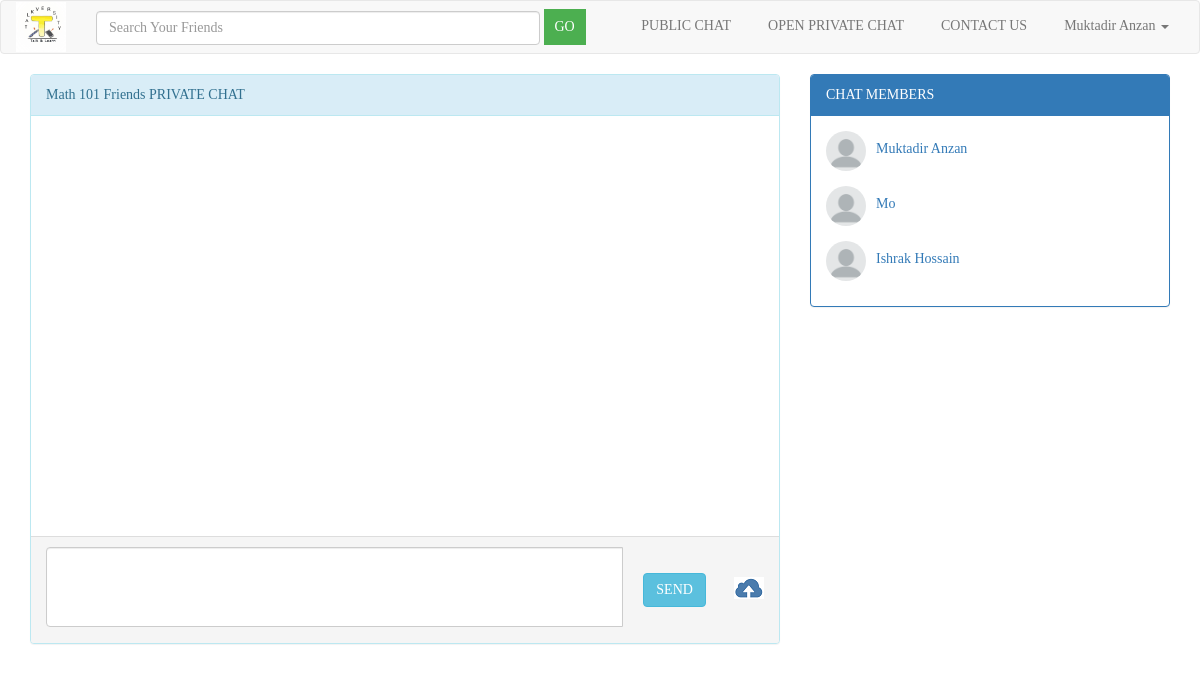
Screenshot of /private_chat.php?id=19 (signed in) with the database file from the repository.
### tables this page shows
CREATE TABLE `private_chat_list` (
  `chat_id` int(11) NOT NULL,
  `chat_name` varchar(1200) NOT NULL,
  `users` varchar(100) NOT NULL
);

CREATE TABLE `tbl_user` (
  `id` int(10) NOT NULL,
  `full_name` varchar(100) NOT NULL,
  `email` varchar(255) NOT NULL,
  `phone` varchar(100) NOT NULL,
  `password` varchar(255) NOT NULL,
  `curriculum` varchar(100) NOT NULL,
  `image` varchar(200) NOT NULL
);

### private_chat.php (the view, shortened to what this page needs)
<?php
include('database_connection.php');
$statement1 = $conn->prepare("SELECT chat_name FROM private_chat_list WHERE chat_id=?");
$statement1->execute(array($_REQUEST['id']));
$result1 = $statement1->fetchAll(PDO::FETCH_ASSOC);
foreach($result1 as $row1){
    $chat_name=$row1['chat_name'];
}
$statement = $conn->prepare("SELECT DISTINCT image,id,full_name FROM (SELECT * FROM private_chat_list JOIN tbl_user ON private_chat_list.users=tbl_user.full_name) as D WHERE D.chat_name=?");
$statement->execute(array($chat_name));
$result = $statement->fetchAll(PDO::FETCH_ASSOC);
?>
<!DOCTYPE html>
<html xmlns="http://www.w3.org/1999/xhtml">
<head>
	<link rel="stylesheet" href="./css/jquery-ui.css">
	<link rel="stylesheet" href="./css/bootstrap.min.css">
	<link rel="stylesheet" href="./css/emojionearea.min.css">
</head>
<body style="font-family:Verdana">
    <nav class="navbar navbar-default">
			<div class="container-fluid">
				<div class="navbar-header">
				<a class="navbar-brand" href="#">
				   <img alt="Brand" src="logo.jpg" style="max-width:50px; margin-top: -14px;">
			    </a>
				</div>
				<div class="collapse navbar-collapse" id="bs-example-navbar-collapse-1">
			        <form action="result.php" method="POST" class="navbar-form navbar-left">
                        <div class="form-group">
                          <input type="text" class="form-control"  name="name" id="name" size="50" autocomplete="off" placeholder="Search Your Friends">
                        </div>
                        <input type="submit" name="result" style="background-color: #4CAF50; border: none; color: white; padding: 8px 11px; cursor: pointer;" value="GO">
                    </form>
					<ul class="nav navbar-nav navbar-right">
						<li><a href="index.php">PUBLIC CHAT&nbsp;&nbsp;</a></li>
						<li><a href="create_chat.php">OPEN PRIVATE CHAT&nbsp;&nbsp;</a></li>
						<li><a href="#">CONTACT US&nbsp;&nbsp;</a></li>
						<li class="dropdown">
						<a  class="dropdown-toggle" data-toggle="dropdown" role="button" aria-haspopup="true" aria-expanded="false"><?php echo $_SESSION['username']; ?> <span class="caret"></span></a>
						</li>
					</ul>
				</div>
			</div>
		</nav>
  	<div class="container">
		<div class="row">
    	<div class="col-md-8">
        	<div class="panel panel-info">
				<div class="panel-heading">
					<?php echo $chat_name; ?> PRIVATE CHAT
				</div>
            	<div id="group_chat_history" class="panel-body" style="height: 420px; overflow:scroll;">
				</div>
				<div class="panel-footer">
					<div class="input-group">
						<div id="group_chat_message" contenteditable class="form-control">
            			</div>
						<span class="input-group-btn">
							<button class="btn btn-info" type="button" name="send_group_chat" id="send_group_chat" style="left:20px;" >SEND</button>
						</span>&nbsp;
						<span class="input-group-btn">
							<form id="uploadImage" method="post" action="upload.php">
            					<label for="uploadFile"><img id="olo" style="cursor: pointer; left:35px; top: 4px;" src="upload.png" /></label>
            				</form>
						</span>
					</div>
				</div>
			</div>
		</div>
		<div class="col-md-4">
			<div class="panel panel-primary">
				<div class="panel-heading">
				CHAT MEMBERS
				</div>
				<div class="panel-body">
					<ul class="media-list">
                    <?php
                        foreach($result as $row) {
                    ?>
						<li class="media">
							<div class="media-body">
								<div class="media">
									<a class="pull-left" href="#">
										<img class="media-object img-circle" style="max-height:40px;" src="<?php echo $row['image']; ?>" />
									</a>
									<div class="media-body" >
										<a href="profile.php?id=<?php echo $row['id']; ?>"><h5><?php echo $row['full_name']; ?></h5></a>
									</div>
								</div>
							</div>
						</li>
                    <?php
                        }
                    ?>
					</ul>
				</div>
			</div>
		</div>
	</div>
</div>
</body>
</html>

### private_chat.php (style rules this page uses)
#group_chat_message { resize: none; max-width: 600px; height: 80px; overflow-x:none; overflow-y: auto; padding:6px 28px 6px 12px; }

### rows the page displays
private_chat_list: chat_name "Math 101 Friends"
tbl_user: image (placeholder picture), full_name "Muktadir Anzan"
tbl_user: image (placeholder picture), full_name "Mo"
tbl_user: image (placeholder picture), full_name "Ishrak Hossain"

### other values shown
$_SESSION['username'] "Muktadir Anzan"
